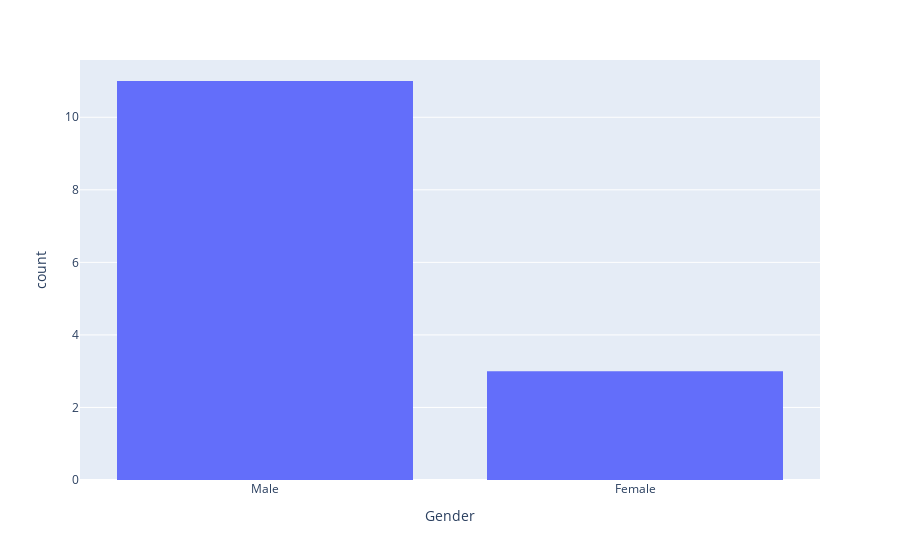

Notebook cell for this chart:
### Code cell
# Gender
fig = px.histogram(df_merged, x='Gender')
fig.show()

### Figure 1 — Plotly figure (JSON) as saved in the notebook; plotly's stock layout.template omitted (floating-point values rounded to 4 significant figures)
{"data": [{"alignmentgroup": "True", "bingroup": "x", "hovertemplate": "Gender=%{x}<br>count=%{y}<extra></extra>", "legendgroup": "", "marker": {"color": "#636efa"}, "name": "", "offsetgroup": "", "orientation": "v", "showlegend": false, "type": "histogram", "x": ["Male", "Male", "Male", "Male", "Male", "Male", "Male", "Male", "Male", "Female", "Male", "Male", "Female", "Female"], "xaxis": "x", "yaxis": "y"}], "layout": {"barmode": "relative", "legend": {"tracegroupgap": 0}, "margin": {"t": 60}, "xaxis": {"anchor": "y", "domain": [0, 1], "title": {"text": "Gender"}}, "yaxis": {"anchor": "x", "domain": [0, 1], "title": {"text": "count"}}}}
